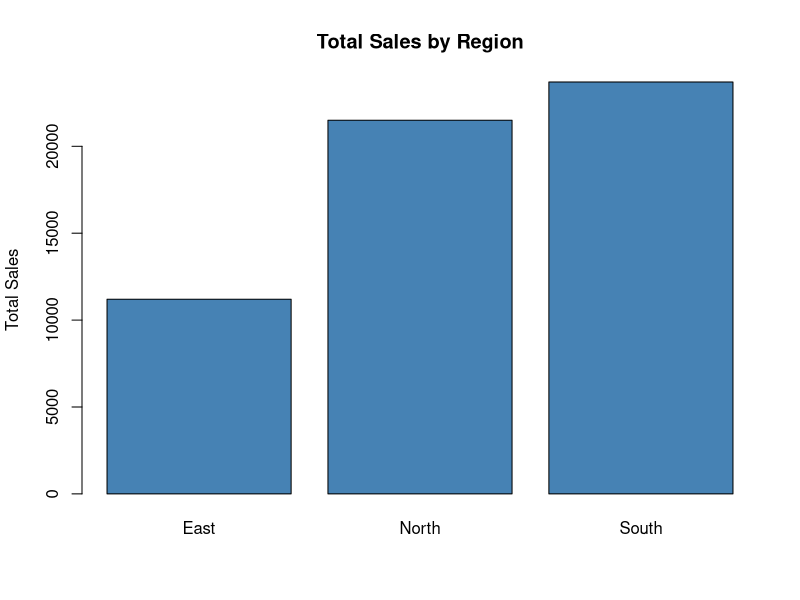

Generate this figure with R:
library(dplyr)

sales_df <- data.frame(
  Region = c("North", "North", "South", "South", "East"),
  Rep = c("Alice", "Bob", "Carol", "Dan", "Eve"),
  Sales = c(12000, 9500, 15000, 8700, 11200)
)

# filter() keeps rows matching a condition
filter(sales_df, Sales > 10000)

# select() keeps only the listed columns
select(sales_df, Rep, Sales)

# mutate() adds/changes a column
mutate(sales_df, SalesInK = Sales / 1000)

# arrange() sorts rows; desc() reverses the order
arrange(sales_df, desc(Sales))

# group_by() + summarize() computes stats per group (e.g. per Region)
sales_df %>%
  group_by(Region) %>%
  summarize(TotalSales = sum(Sales), AvgSales = mean(Sales))

# %>% (the pipe) passes the result on its left into the first argument
# of the function on its right - lets you chain steps top to bottom
sales_df %>%
  filter(Sales > 9000) %>%
  select(Rep, Sales) %>%
  arrange(desc(Sales))

# --- chart: visualize the group_by/summarize result above ---
region_summary <- sales_df %>%
  group_by(Region) %>%
  summarize(TotalSales = sum(Sales))

barplot(region_summary$TotalSales, names.arg = region_summary$Region,
        col = "steelblue", main = "Total Sales by Region", ylab = "Total Sales")
